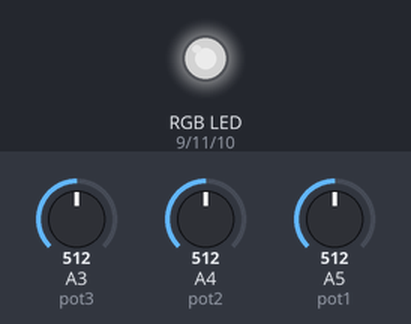
The sketch below on a simulated Arduino Uno, built with avr-gcc and run on an emulated ATmega328P. Parts: an RGB LED mixed from three pins (HIGH = lit). Inputs (shaded band) come from the test bench; at power-on: A3 (pot3) = 512, A4 (pot2) = 512, A5 (pot1) = 512. Dim RGB values are drawn brighter than linear.

Above: at 1.2 s.
1.3 s: A3 (pot3) set to 716
At 2.5 s:
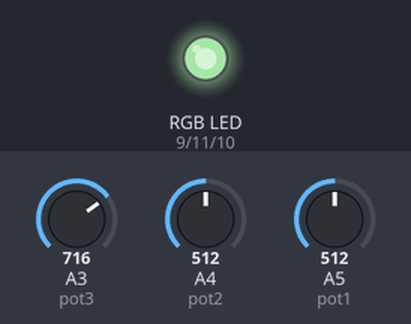
2.8 s: A4 (pot2) set to 716
At 3.8 s:
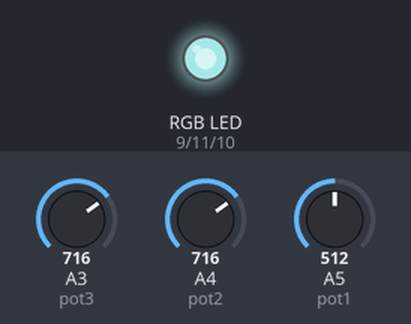
4.3 s: A5 (pot1) set to 716
At 4.9 s:
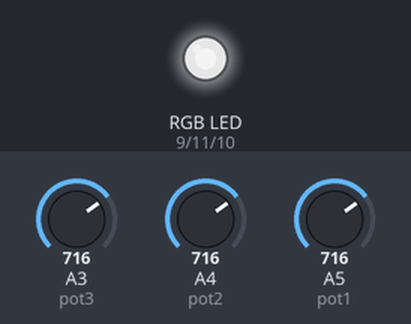
5.8 s: A3 (pot3) set to 900
At 6.1 s:
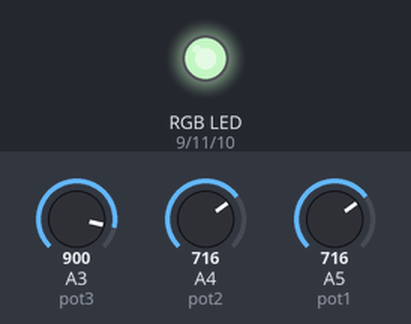
7.3 s: A4 (pot2) set to 900
At 8.4 s:
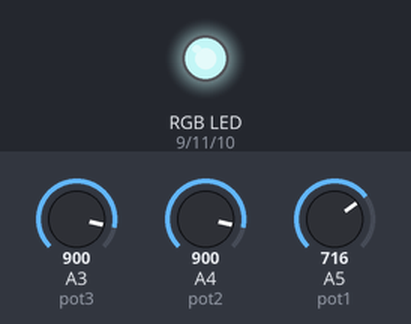
8.8 s: A5 (pot1) set to 900
At 9.6 s:
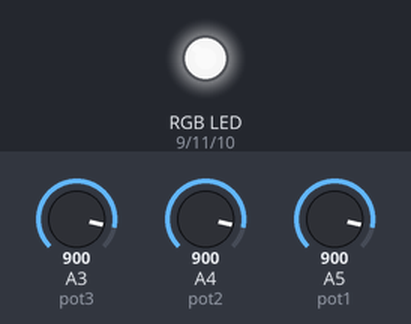
Timing chart, 0 to 11.3 s (numbered marks = the images above; inputs shaded):
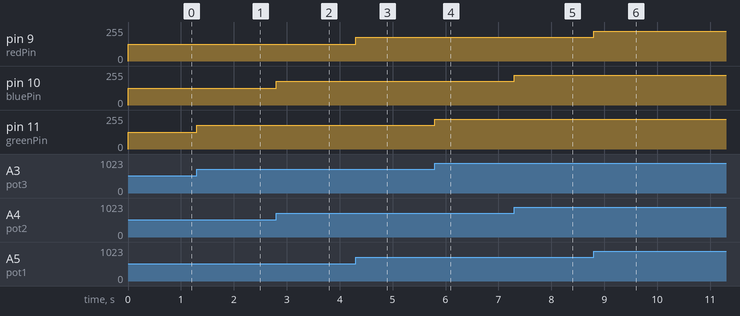

Measured:
- after the input at 1.3 s, pin 11 (greenPin): 127/255 → 178/255 at once
- after the input at 2.8 s, pin 10 (bluePin): 127/255 → 178/255 at once
- after the input at 4.3 s, pin 9 (redPin): 127/255 → 178/255 at once
- after the input at 5.8 s, pin 11 (greenPin): 178/255 → 224/255 at once
- after the input at 7.3 s, pin 10 (bluePin): 178/255 → 224/255 at once
- after the input at 8.8 s, pin 9 (redPin): 178/255 → 224/255 at once

The sketch:

code.ino
```cpp
const int pot1 = A5;
const int pot2 = A4;
const int pot3 = A3;

const int redPin   = 9;
const int bluePin  = 10;
const int greenPin = 11;

void setup() {
    pinMode(redPin,   OUTPUT);
    pinMode(bluePin,  OUTPUT);
    pinMode(greenPin, OUTPUT);
}

void loop() {
    int redVal   = map(analogRead(pot1), 0, 1023, 0, 255);
    int blueVal  = map(analogRead(pot2), 0, 1023, 0, 255);
    int greenVal = map(analogRead(pot3), 0, 1023, 0, 255);

    analogWrite(redPin,   redVal);
    analogWrite(bluePin,  blueVal);
    analogWrite(greenPin, greenVal);
}
```
